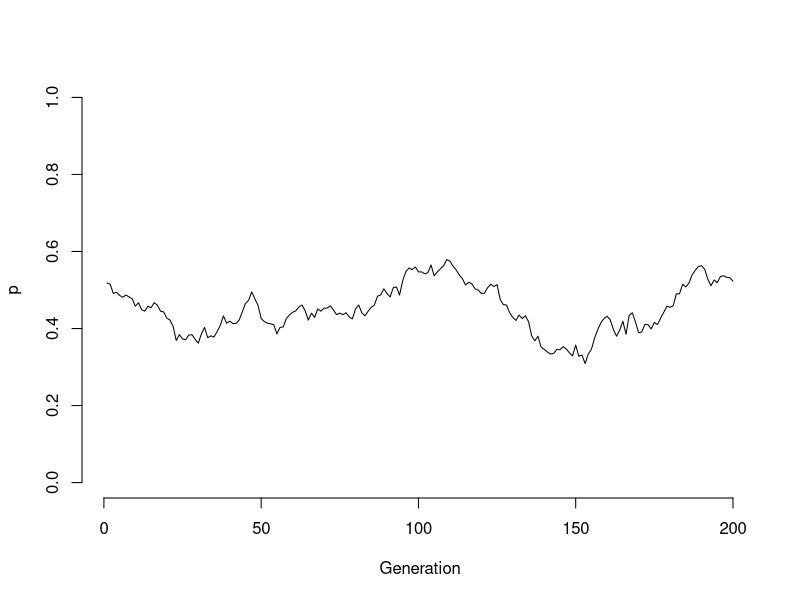
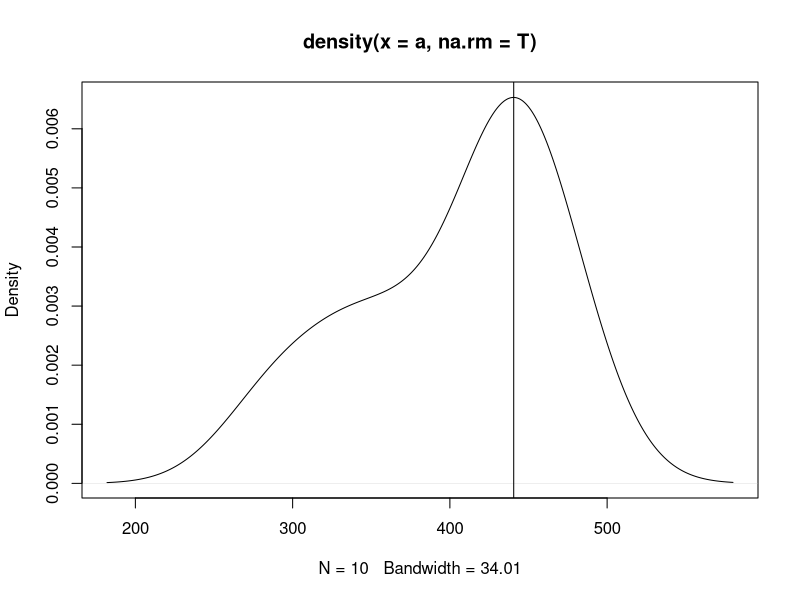
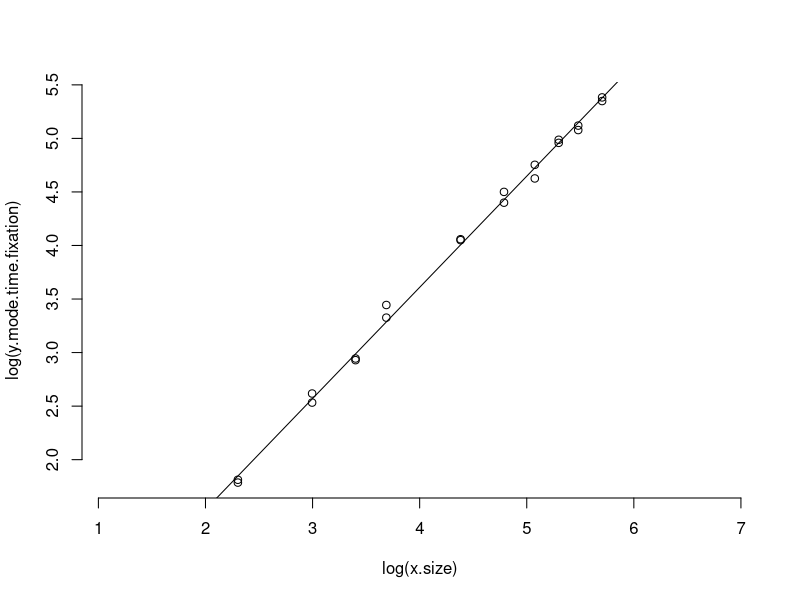

Here is the R script that generated these plots, in order: (Note: a time limit stopped this script after it produced the figures.)
# Wright-Fisher model, under assumptin of neutrality

# Let's consider a population with N haploid individuals.
# The population size is constant over time (N).
# Each generation is separated from the previous and the next
# (no overlap).

# Let's call the generation t0, t1, ...

# Let's consider a biallelic locus, with alleles a and A.

# Let p and q be the frequencies of a and A.





# function to generate the next genotypes

generate.next.genotypes = function(pop.size, a.freq, A.freq) {

  haplotypes = sample(c("a", "A"),
    size = pop.size,
    replace = T,
    prob = c(a.freq, A.freq))

  return(haplotypes)

}



# function to calculate the allele frequencies

allele.frequencies = function(pop.genotypes) {

  return(c("a" = sum(pop.genotypes == "a") / length(pop.genotypes),
           "A" = sum(pop.genotypes == "A") / length(pop.genotypes)))

}



# function to convert one population to the next generation

next.generation = function(population) {

  # population: list containing N, p, q

  next.pop = list()

  N = population[["N"]]

  p = population[["p"]]

  q = population[["q"]]
  
  next.pop[["N"]] = N

  next.genotypes = generate.next.genotypes(N, p, q)

  frequencies = allele.frequencies(next.genotypes)

  next.pop[["p"]] = frequencies[1]

  next.pop[["q"]] = frequencies[2]

  return(next.pop)

}



# function to let a population evolve during n generations

evolve = function(initial.pop, n.generations) {

  stopifnot(n.generations > 0)
  
  pop.history = list()

  pop.history[[1]] = next.generation(initial.pop)

  if (n.generations > 1) {
    
    for (i in 2:n.generations) {

      pop.history[[i]] = next.generation(pop.history[[i - 1]])

    }
  
  }
  
  return(pop.history)
  
}



# function to get time to fixation

time.to.fixation = function(initial.pop, max.n.generations = 10000) {

  # Returns the number of generations needed to fix one of the alleles
  # If no allele is fixed before max.n.generations, returns NA.

  out = NA

  n.generations = 0

  pop = initial.pop
  
  while (pop[["p"]] * pop[["q"]] != 0 & n.generations < max.n.generations) {

    pop = next.generation(pop)

    n.generations = n.generations + 1
    
  }

  if (pop[["p"]] * pop[["q"]] == 0) {

    return(n.generations)

  } else {

    return(NA)

  }
  
}



simulate.times.to.fixation = function(initial.pop, n.simulations, max.n.generations.per.simulation = 10000) {

  simulated.times = vector(length = n.simulations)

  for (i in 1:n.simulations) {

    simulated.times[i] = time.to.fixation(initial.pop = initial.pop,
                     max.n.generations = max.n.generations.per.simulation)

  }

  return(simulated.times)
  
}




# plot one allele frequency over generations

plot.allele.frequency = function(pop.history, frequency = "p") {

  steps = 1:length(pop.history)

  frequencies = unlist(lapply(pop.history, function(x) x[[frequency]]))

  plot(steps, frequencies, bty = "n", xlab = "Generation",
       ylab = frequency, ylim = c(0, 1), type = "l")

}



# test

pop = list(N = 1000,
  p = 0.5,
  q = 0.5)

h = evolve(pop, 200)

plot.allele.frequency(h)



a = simulate.times.to.fixation(pop, 100, 500)

a.density = density(a, na.rm = T)

plot(a.density)

a.mode = a.density$x[which.max(a.density$y)]

abline(v = a.mode)

a.mode



pop.size = c(10, 20, 30, 40, 80, 120, 160, 200, 240, 300)

x.size = rep(pop.size, 2)

y.mode.time.fixation = vector(length = length(x.size))

pb = txtProgressBar(min = 0, max = length(x.size), style = 3)

for (i in 1:length(x.size)) {

  pop = list(N = x.size[i],
    p = 0.5,
    q = 0.5)

  a = simulate.times.to.fixation(pop, 500, 1000)

  a.density = density(a, na.rm = T)

  a.mode = a.density$x[which.max(a.density$y)]

  y.mode.time.fixation[i] = a.mode

  setTxtProgressBar(pb, i)
  
}



plot(log(x.size), log(y.mode.time.fixation), asp = 1, bty = "n")

m = lm(log(y.mode.time.fixation) ~ log(x.size))

abline(m)

m$coefficients





x.size = as.integer(10^runif(1000, min = 1, max = 3))

y.time.to.fixation = vector(length = length(x.size))

pb = txtProgressBar(min = 0, max = length(x.size), style = 3)

for (i in 1:length(x.size)) {

  pop = list(N = x.size[i],
    p = 0.5,
    q = 0.5)

  y.time.to.fixation[i] = time.to.fixation(pop, 10000)

  setTxtProgressBar(pb, i)
  
}



plot(x.size, y.time.to.fixation, log = "xy")



# to do

# cf Felsenstein's book
#
# go diploid
# remove self-fecundation
# add sexes
# add fitness (selection)
# add variable population size
# add mutation
